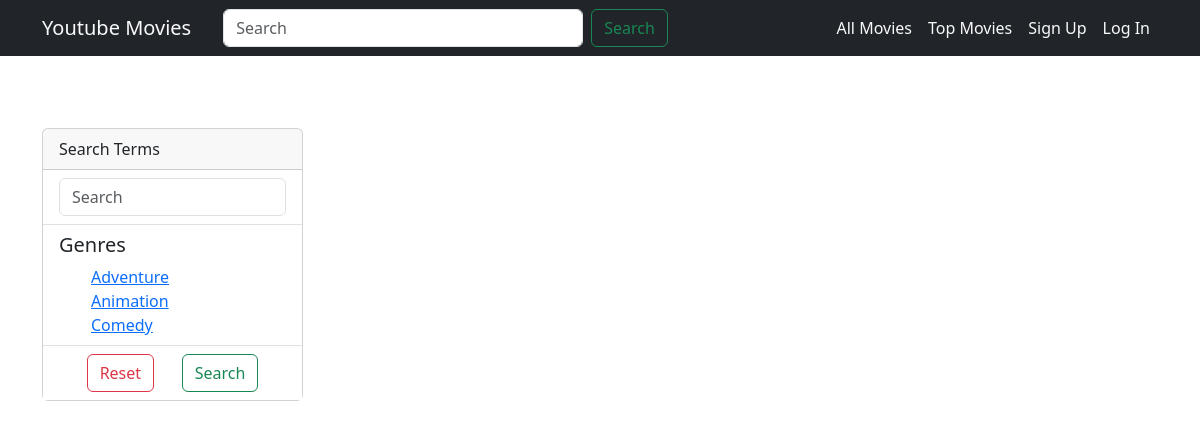
Page /all/animation/ on the earlier database version.
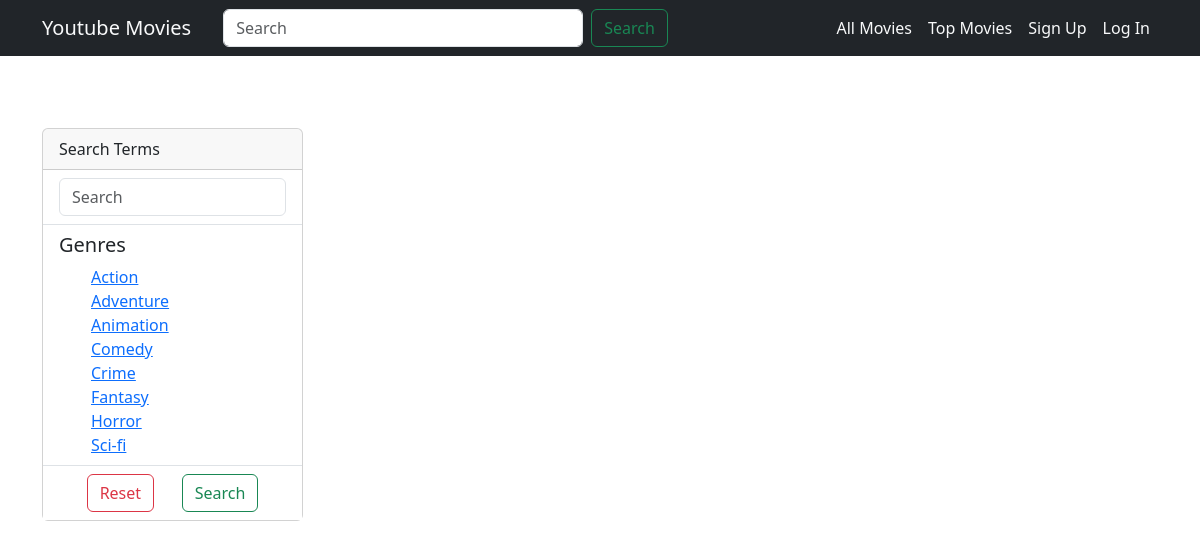
Same page on the later database version.
### YTM_app/models.py (models this page shows, shortened)
class Genre (models.Model):
    genreName = models.CharField("Genre", max_length=50, null=True, blank=True)
    slug = models.SlugField(unique=True, blank=True, editable=False)

### YTM_app/views.py (the view)
# urls.py: path('all/', views.allPage, name='allPage'),
def allPage(request, slug=None):
    genre = None
    movies = Movie.objects.all()
    genres = Genre.objects.order_by('genreName')
    searchData = request.GET.get('search')
    if searchData:
        movies = Movie.objects.filter(Q(movieName__icontains = searchData))
    if slug:
        genre = get_object_or_404(Genre, slug=slug)
        movies = movies.filter(genres__in=[genre])
    return render(request, "primaryFrontend/all.html", {
        'movies': movies,
        'genres': genres,
        'genre': genre
    })

### YTM_app/templates/primaryFrontend/all.html (shortened to what this page needs)
{% extends '../base.html' %}
{% load static %}
{% block style %}
<link rel="stylesheet" href="{% static './css/mvcards.css' %}">
<link rel="stylesheet" href="https://cdnjs.cloudflare.com/ajax/libs/font-awesome/6.3.0/css/all.min.css" />
{% endblock style %}
{% block content %}
<div class="container-lg my-5 py-4">
    <div class="row">
        <div class="col-3" id="params">
            <div class="card">
                <div class="card-header">
                    Search Terms
                </div>
                <form action="{% url 'allPage' %}" role="search" class="mb-0">
                    <ul class="list-group list-group-flush">
                        <li class="list-group-item d-flex">
                            <input class="form-control" type="search" name="search" placeholder="Search" aria-label="Search">
                        </li>
                        <li class="list-group-item">
                            <h5>Genres</h5>
                            <ul style="list-style-type: none">
                                {% for genre in genres %}
                                <li>
                                    <a href="{% url 'filterPage' slug=genre.slug %}">{{ genre.genreName }}</a>
                                </li>
                                {% endfor %}
                            </ul>
                        </li>
                        <li class="list-group-item d-flex" style="justify-content: space-evenly;">
                            <a href="{% url 'allPage' %}" role="button" class="btn btn-outline-danger">Reset</a>
                            <button class="btn btn-outline-success" type="submit">Search</button>
                        </li>
                    </ul>
                </form>
            </div>
        </div>
        <div class="col-9">
        </div>
    </div>
</div>
{% endblock content %}

### YTM_app/templates/base.html (shortened to what this page needs)
{% load static %}
<html lang="en">
<head>
    <link rel="stylesheet" href="{% static './css/style.css' %}">
    <link rel="stylesheet" href="{% static './css/bs.min.css' %}">
    {% block style %}
    {% endblock %}
</head>
<body>
    <nav class="navbar navbar-expand-sm bg-dark">
        <div class="container-lg">
            <a class="navbar-brand text-light" href="{% url 'homePage' %}">Youtube Movies</a>
            <form class="d-flex my-auto mx-3" role="search">
                <input class="form-control me-2 " type="search" placeholder="Search" aria-label="Search">
                <button class="btn btn-outline-success" type="submit">Search</button>
            </form>
            <div class="collapse navbar-collapse">
                <div class="navbar-nav ms-auto">
                    <a class="nav-link text-light" href="{% url 'allPage' %}">All Movies</a>
                    <a class="nav-link text-light" href="{% url 'topPage' %}">Top Movies</a>
                    {% if user.is_authenticated %}
                    <a class="nav-link text-light" href="{% url 'logoutPage' %}">{{ user.username }}</a>
                    {% else %}
                    <a class="nav-link text-light" href="{% url 'signupPage' %}">Sign Up</a>
                    <a class="nav-link text-light" href="{% url 'loginPage' %}">Log In</a>
                    {% endif %}
                </div>
            </div>
        </div>
    </nav>
    {% block content %}
    {% endblock %}
</body>
</html>

### YTM_app/static/css/style.css (style rules this page uses)
.navbar input[aria-label="Search"] { width: 30vw; }

Differences in the rows shown:
added Genre: genreName "Action"
added Genre: genreName "Crime"
added Genre: genreName "Fantasy"
added Genre: genreName "Horror"
added Genre: genreName "Sci-fi"
